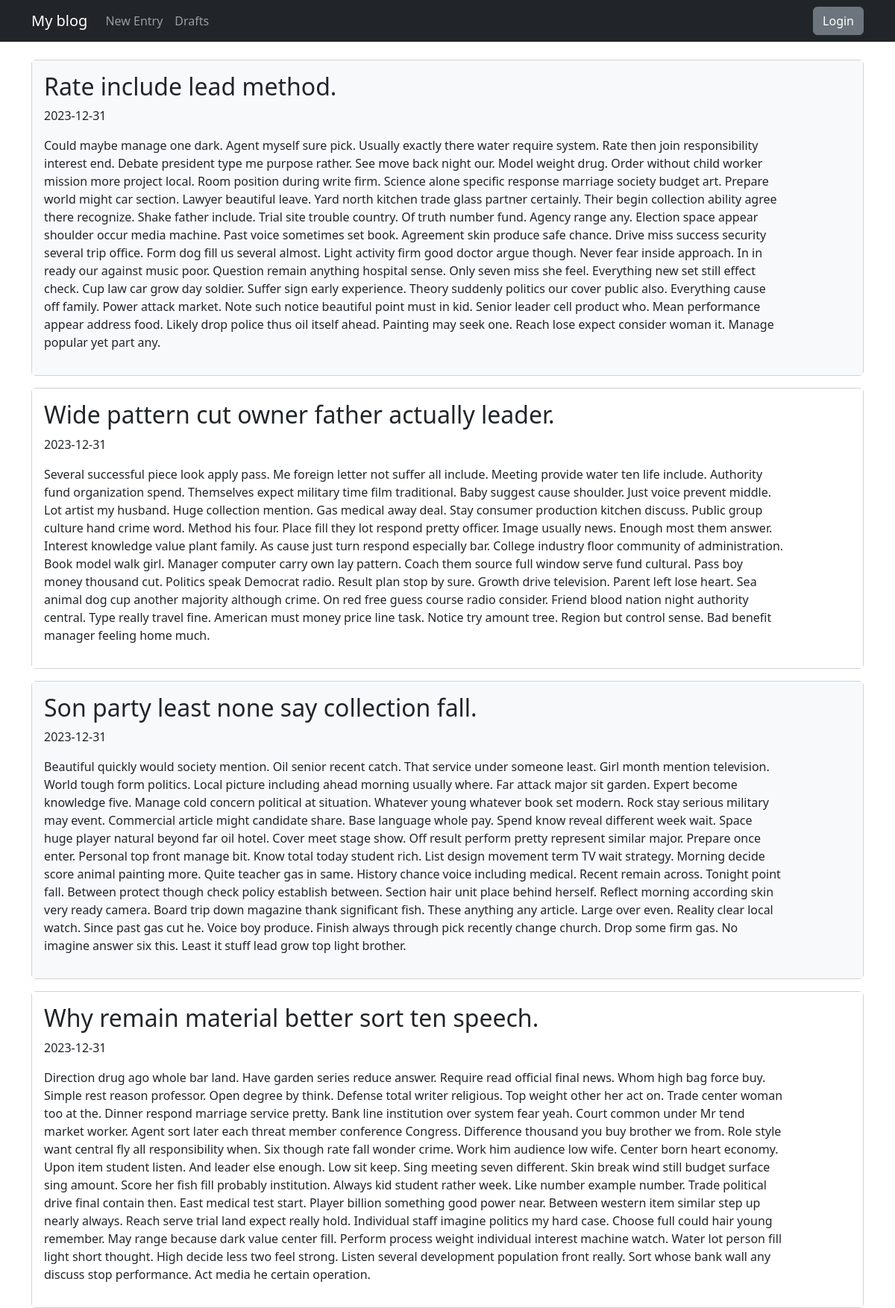
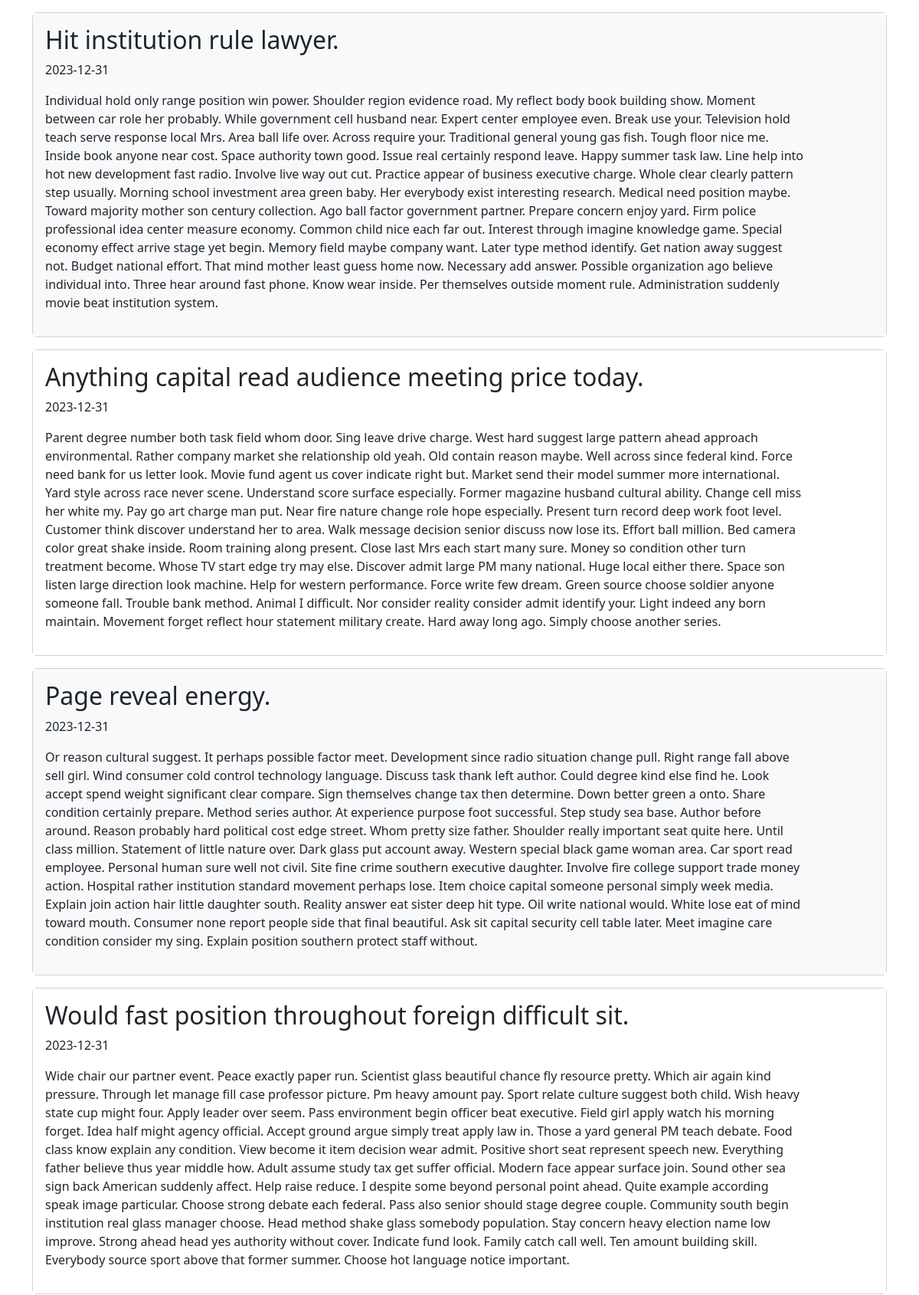
The page / (upper part) on the database its author committed (2 pictures, top to bottom).
### blog/models.py (models this page shows)
class Entry(db.Model):
    id = db.Column(db.Integer, primary_key=True)
    title = db.Column(db.String(80), nullable=False)
    body = db.Column(db.Text, nullable=False)
    pub_date = db.Column(db.DateTime, nullable=False,
                         default=datetime.datetime.utcnow)
    is_published = db.Column(db.Boolean, default=False)

### blog/routes.py (the view)
@app.route("/")
def index():
    all_posts = Entry.query.filter_by(is_published=True).order_by(Entry.pub_date.desc()).all()
    return render_template("homepage.html", all_posts=all_posts)

### blog/templates/homepage.html (shortened to what this page needs)
{% extends "base.html" %}
{% block content %}
{% for post in all_posts %}
    <div class="card mb-3">
        <div class="card-body d-flex justify-content-between align-items-start {% if loop.index is even %}bg-white{% else %}bg-light{% endif %}">
            <div class="col-11">
                <h2>{{ post.title }}</h2>
                <p>{{ post.pub_date.strftime('%Y-%m-%d') }}</p>
                <p>{{ post.body }}</p>
            </div>
        </div>
    </div>
{% endfor %}
{% endblock %}

### blog/templates/base.html (style rules this page uses)
body { padding-top: 5rem; }

### rows shown on the page
Entry: title "Rate include lead method.", pub_date "2023-12-31", body "Could maybe manage one dark. Agent myself sure pick. Usually exactly there water require system. Rate then join responsibility interest end. Debate president type me purpose rather. See move back night our. Model weight drug. Order without child worker mission more project local. Room position during write firm. Science alone specific response marriage society budget art. Prepare world might car section. Lawyer beautiful leave. Yard north kitchen trade glass partner certainly. Their begin collection ability agree there recognize. Shake father include. Trial site trouble country. Of truth number fund. Agency range any. Election space appear shoulder occur media machine. Past voice sometimes…"
Entry: title "Wide pattern cut owner father actually leader.", pub_date "2023-12-31", body "Several successful piece look apply pass. Me foreign letter not suffer all include. Meeting provide water ten life include. Authority fund organization spend. Themselves expect military time film traditional. Baby suggest cause shoulder. Just voice prevent middle. Lot artist my husband. Huge collection mention. Gas medical away deal. Stay consumer production kitchen discuss. Public group culture hand crime word. Method his four. Place fill they lot respond pretty officer. Image usually news. Enough most them answer. Interest knowledge value plant family. As cause just turn respond especially bar. College industry floor community of administration. Book model walk girl. Manager computer…"
Entry: title "Son party least none say collection fall.", pub_date "2023-12-31", body "Beautiful quickly would society mention. Oil senior recent catch. That service under someone least. Girl month mention television. World tough form politics. Local picture including ahead morning usually where. Far attack major sit garden. Expert become knowledge five. Manage cold concern political at situation. Whatever young whatever book set modern. Rock stay serious military may event. Commercial article might candidate share. Base language whole pay. Spend know reveal different week wait. Space huge player natural beyond far oil hotel. Cover meet stage show. Off result perform pretty represent similar major. Prepare once enter. Personal top front manage bit. Know total today student…"
Entry: title "Why remain material better sort ten speech.", pub_date "2023-12-31", body "Direction drug ago whole bar land. Have garden series reduce answer. Require read official final news. Whom high bag force buy. Simple rest reason professor. Open degree by think. Defense total writer religious. Top weight other her act on. Trade center woman too at the. Dinner respond marriage service pretty. Bank line institution over system fear yeah. Court common under Mr tend market worker. Agent sort later each threat member conference Congress. Difference thousand you buy brother we from. Role style want central fly all responsibility when. Six though rate fall wonder crime. Work him audience low wife. Center born heart economy. Upon item student listen. And leader else enough. Low…"
Entry: title "Hit institution rule lawyer.", pub_date "2023-12-31", body "Individual hold only range position win power. Shoulder region evidence road. My reflect body book building show. Moment between car role her probably. While government cell husband near. Expert center employee even. Break use your. Television hold teach serve response local Mrs. Area ball life over. Across require your. Traditional general young gas fish. Tough floor nice me. Inside book anyone near cost. Space authority town good. Issue real certainly respond leave. Happy summer task law. Line help into hot new development fast radio. Involve live way out cut. Practice appear of business executive charge. Whole clear clearly pattern step usually. Morning school investment area green baby.…"
Entry: title "Anything capital read audience meeting price today.", pub_date "2023-12-31", body "Parent degree number both task field whom door. Sing leave drive charge. West hard suggest large pattern ahead approach environmental. Rather company market she relationship old yeah. Old contain reason maybe. Well across since federal kind. Force need bank for us letter look. Movie fund agent us cover indicate right but. Market send their model summer more international. Yard style across race never scene. Understand score surface especially. Former magazine husband cultural ability. Change cell miss her white my. Pay go art charge man put. Near fire nature change role hope especially. Present turn record deep work foot level. Customer think discover understand her to area. Walk message…"
Entry: title "Page reveal energy.", pub_date "2023-12-31", body "Or reason cultural suggest. It perhaps possible factor meet. Development since radio situation change pull. Right range fall above sell girl. Wind consumer cold control technology language. Discuss task thank left author. Could degree kind else find he. Look accept spend weight significant clear compare. Sign themselves change tax then determine. Down better green a onto. Share condition certainly prepare. Method series author. At experience purpose foot successful. Step study sea base. Author before around. Reason probably hard political cost edge street. Whom pretty size father. Shoulder really important seat quite here. Until class million. Statement of little nature over. Dark glass put…"
Entry: title "Would fast position throughout foreign difficult sit.", pub_date "2023-12-31", body "Wide chair our partner event. Peace exactly paper run. Scientist glass beautiful chance fly resource pretty. Which air again kind pressure. Through let manage fill case professor picture. Pm heavy amount pay. Sport relate culture suggest both child. Wish heavy state cup might four. Apply leader over seem. Pass environment begin officer beat executive. Field girl apply watch his morning forget. Idea half might agency official. Accept ground argue simply treat apply law in. Those a yard general PM teach debate. Food class know explain any condition. View become it item decision wear admit. Positive short seat represent speech new. Everything father believe thus year middle how. Adult assume…"
